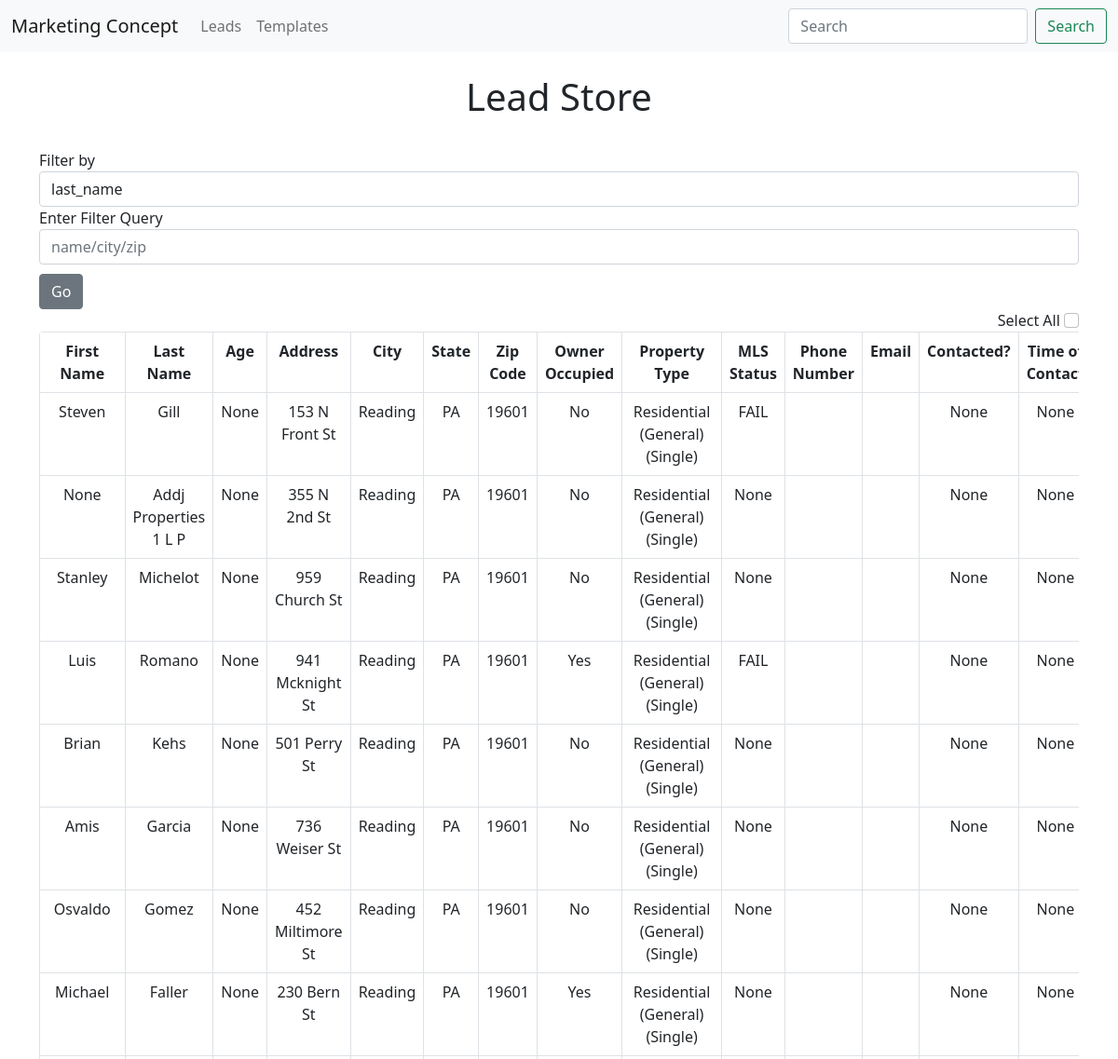
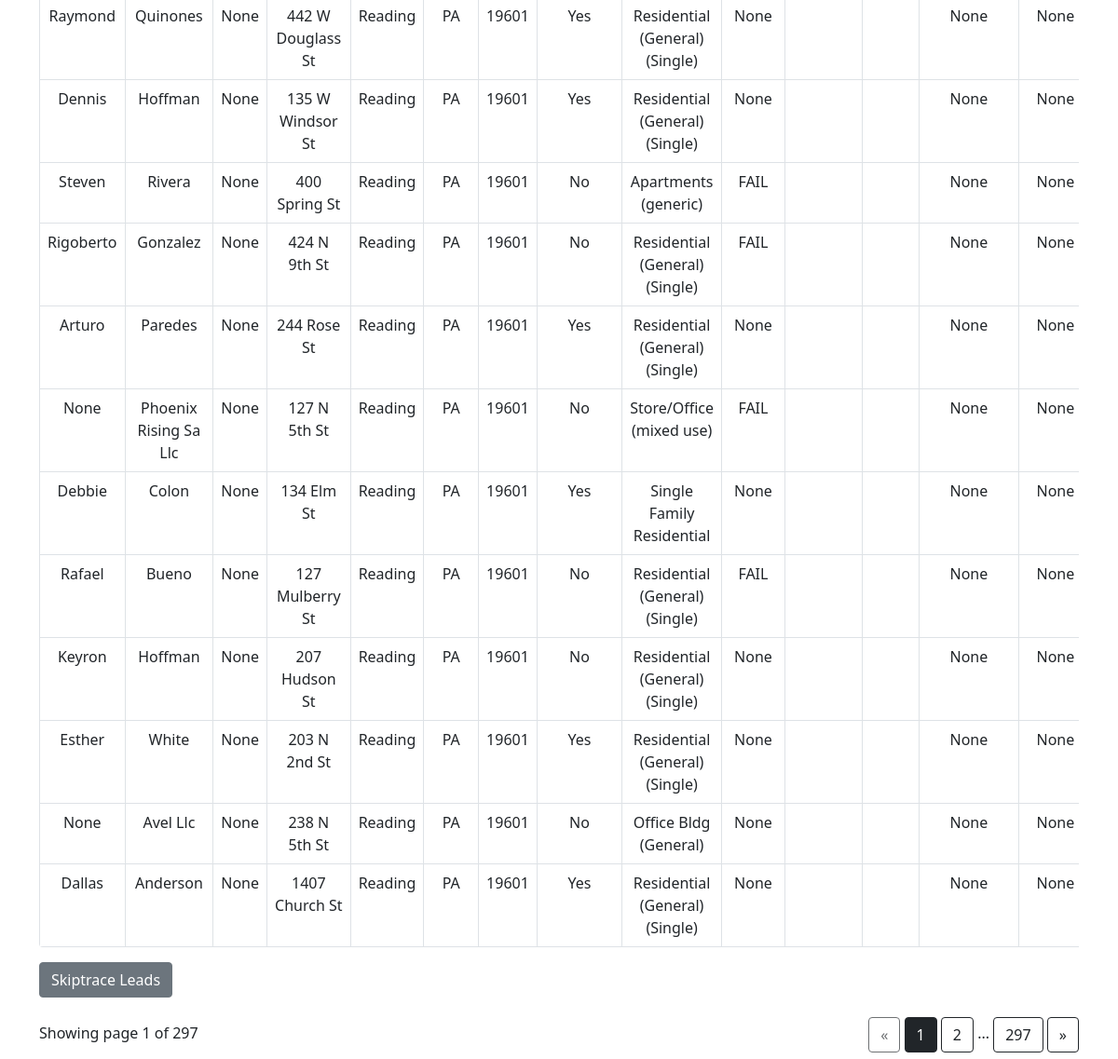
Page /leads on the committed database (2 pictures, top to bottom).
### app.py (models this page shows, shortened)
class Lead(db.Model):
    id = db.Column(db.Integer, primary_key=True)
    first_name = db.Column(db.String(200), nullable=False)
    last_name = db.Column(db.String(200), nullable=False)
    age = db.Column(db.Integer, default=0) #just added
    address = db.Column(db.String(200), nullable=False)
    city = db.Column(db.String(200), nullable=False)
    state = db.Column(db.String(200), nullable=False)
    zip = db.Column(db.String(200), nullable=False)
    owner_occupied = db.Column(db.String, nullable=False)
    property_type = db.Column(db.String, nullable=False)
    mls_status = db.Column(db.String, nullable=False)
    mobile_phones = db.relationship('Phone_Number', backref='lead')
    emails = db.relationship('Email', backref='lead')
    contacted = db.Column(db.Integer, default=0)
    contact_time = db.Column(db.DateTime)
    template_sent = db.Column(db.String(200), nullable=False)
    response = db.Column(db.String(200))
    motivation_level = db.Column(db.String(200), nullable=False)

### app.py (the view)
@app.route('/leads', methods=['POST', 'GET'])
def leads():
    if request.method == 'POST':
        selected = request.form.getlist('select')
        print(selected)
    page = request.args.get('page', 1, type=int)
    leads = db.session.query(Lead).paginate(page=page, per_page=ROWS_PER_PAGE)
    return render_template('leads.html', leads=leads)

### templates/leads.html (shortened to what this page needs)
{% extends 'base.html' %}
{% block body %}
<br><h1 style="text-align:center">Lead Store</h1><br>
<form class="form-inline" method="POST" action="{{ url_for('updated_filter') }}">
    <div class="form-group">
        <label for="exampleFormControlInput1">Filter by </label>
        <div class="input-group">
                <select name="comp_select" class="selectpicker form-control">
                    <option>last_name</option>
                </select>
        </div>
        <div class="form-group">
            <label for="exampleFormControlInput1">Enter Filter Query</label>
            <input name="info" class="form-control" id="exampleFormControlInput1" placeholder="name/city/zip">
        </div>
        <button type="submit" class="btn btn-secondary" style="margin-top: 10px;">Go</button>
    </div>
</form>
<span style="float: right;">Select All  <input class="form-check-input" type="checkbox"  id='updateme' onClick="toggle(this)"/></span><br/>
<div class="table-responsive">
    <form action="" method='POST'>
        <table class="table table-bordered" style="border-radius: 4px; overflow: hidden;">
            <tr>
                <th>First Name</th>
                <th>Last Name</th>
                <th>Age</th>
                <th>Address</th>
                <th>City</th>
                <th>State</th>
                <th>Zip Code</th>
                <th>Owner Occupied</th>
                <th>Property Type</th>
                <th>MLS Status</th>
                <th>Phone Number</th>
                <th>Email</th>
                <th>Contacted?</th>
                <th>Time of Contact</th>
            </tr>
            {%  for lead in leads.items %}
            <tr>
                <td>{{lead.first_name}}</td>
                <td>{{lead.last_name}}</td>
                <td>{{lead.age}}</td>
                <td>{{lead.address}}</td>
                <td>{{lead.city}}</td>
                <td>{{lead.state}}</td>
                <td>{{lead.zip}}</td>
                <td>{{lead.owner_occupied}}</td>
                <td>{{lead.property_type}}</td>
                <td>{{lead.mls_status}}</td>
                <td>
                </td>
                <td>
                </td>
                <td>{{lead.contacted}}</td>
                <td>{{lead.contact_time}}</td>
            </tr>
            {% endfor %}
        </table>
        <button type='submit' class="btn btn-secondary" style="margin-bottom: 10px;">Skiptrace Leads</button>
    </form>
</div>
<div class="text-right" style="float: right; margin-top: 11px;">
    <a href="{{ url_for('leads', page=leads.prev_num) }}"
       class="btn btn-outline-dark
       {% if leads.page == 1 %}disabled{% endif %}">
        &laquo;
    </a>
    {% for page_num in leads.iter_pages(left_edge=1, right_edge=1, left_current=1, right_current=2) %}
{% if page_num %}
            {% if leads.page == page_num %}
            <a href="{{ url_for('leads', page=page_num) }}"
               class="btn btn-dark">
                {{ page_num }}
            </a>
            {% else %}
            <a href="{{ url_for('leads', page=page_num) }}"
               class="btn btn-outline-dark">
                {{ page_num }}
            </a>
            {% endif %}
        {% else %}
            ...
        {% endif %}
    {% endfor %}
    <a href="{{ url_for('leads', page=leads.next_num) }}"
       class="btn btn-outline-dark
       {% if leads.page == leads.pages %}disabled{% endif %}">
        &raquo;
    </a>
</div>
<p class="text-right mt-3">
   Showing page {{ leads.page }} of {{ leads.pages }}
</p>
{% endblock %}

### templates/base.html (shortened to what this page needs)
<!DOCTYPE html>
<html lang="en">
<head>
    <link rel="stylesheet" href="{{ url_for('static', filename='css/main.css')}}">
    <link href="https://cdn.jsdelivr.net/npm/bootstrap@5.0.2/dist/css/bootstrap.min.css" rel="stylesheet">
</head>
<body>
    {% include 'navbar.html' %}
    <div class="container">
        {% block body %}{%  endblock %}
    </div>
</body>
</html>

### templates/navbar.html (shortened to what this page needs)
<nav class="navbar navbar-expand-lg navbar-light bg-light">
    <div class="container-fluid">
      <a class="navbar-brand" href="{{ url_for('index') }}">Marketing Concept</a>
      <div class="collapse navbar-collapse" id="navbarSupportedContent">
        <ul class="navbar-nav me-auto mb-2 mb-lg-0">
          <li class="nav-item">
            <a class="nav-link" href="{{ url_for('leads') }}">Leads</a>
          </li>
          <li class="nav-item">
            <a class="nav-link" href="{{ url_for('templates') }}">Templates</a>
          </li>
        </ul>
        <form class="d-flex">
          <input class="form-control me-2" type="search" placeholder="Search" aria-label="Search">
          <button class="btn btn-outline-success" type="submit">Search</button>
        </form>
      </div>
    </div>
  </nav>

### static/css/main.css (style rules this page uses)
table, th, td { text-align: center; }

### rows in the picture
Lead: first_name "Steven", last_name "Gill", age "None", address "153 N Front St", city "Reading", state "PA", zip "19601", owner_occupied "No", property_type "Residential (General) (Single)", mls_status "FAIL", contacted "None", contact_time "None"
Lead: first_name "None", last_name "Addj Properties 1 L P", age "None", address "355 N 2nd St", city "Reading", state "PA", zip "19601", owner_occupied "No", property_type "Residential (General) (Single)", mls_status "None", contacted "None", contact_time "None"
Lead: first_name "Stanley", last_name "Michelot", age "None", address "959 Church St", city "Reading", state "PA", zip "19601", owner_occupied "No", property_type "Residential (General) (Single)", mls_status "None", contacted "None", contact_time "None"
Lead: first_name "Luis", last_name "Romano", age "None", address "941 Mcknight St", city "Reading", state "PA", zip "19601", owner_occupied "Yes", property_type "Residential (General) (Single)", mls_status "FAIL", contacted "None", contact_time "None"
Lead: first_name "Brian", last_name "Kehs", age "None", address "501 Perry St", city "Reading", state "PA", zip "19601", owner_occupied "No", property_type "Residential (General) (Single)", mls_status "None", contacted "None", contact_time "None"
Lead: first_name "Amis", last_name "Garcia", age "None", address "736 Weiser St", city "Reading", state "PA", zip "19601", owner_occupied "No", property_type "Residential (General) (Single)", mls_status "None", contacted "None", contact_time "None"
Lead: first_name "Osvaldo", last_name "Gomez", age "None", address "452 Miltimore St", city "Reading", state "PA", zip "19601", owner_occupied "No", property_type "Residential (General) (Single)", mls_status "None", contacted "None", contact_time "None"
Lead: first_name "Michael", last_name "Faller", age "None", address "230 Bern St", city "Reading", state "PA", zip "19601", owner_occupied "Yes", property_type "Residential (General) (Single)", mls_status "None", contacted "None", contact_time "None"
Lead: first_name "Raymond", last_name "Quinones", age "None", address "442 W Douglass St", city "Reading", state "PA", zip "19601", owner_occupied "Yes", property_type "Residential (General) (Single)", mls_status "None", contacted "None", contact_time "None"
Lead: first_name "Dennis", last_name "Hoffman", age "None", address "135 W Windsor St", city "Reading", state "PA", zip "19601", owner_occupied "Yes", property_type "Residential (General) (Single)", mls_status "None", contacted "None", contact_time "None"
Lead: first_name "Steven", last_name "Rivera", age "None", address "400 Spring St", city "Reading", state "PA", zip "19601", owner_occupied "No", property_type "Apartments (generic)", mls_status "FAIL", contacted "None", contact_time "None"
Lead: first_name "Rigoberto", last_name "Gonzalez", age "None", address "424 N 9th St", city "Reading", state "PA", zip "19601", owner_occupied "No", property_type "Residential (General) (Single)", mls_status "FAIL", contacted "None", contact_time "None"
Lead: first_name "Arturo", last_name "Paredes", age "None", address "244 Rose St", city "Reading", state "PA", zip "19601", owner_occupied "Yes", property_type "Residential (General) (Single)", mls_status "None", contacted "None", contact_time "None"
Lead: first_name "None", last_name "Phoenix Rising Sa Llc", age "None", address "127 N 5th St", city "Reading", state "PA", zip "19601", owner_occupied "No", property_type "Store/Office (mixed use)", mls_status "FAIL", contacted "None", contact_time "None"
Lead: first_name "Debbie", last_name "Colon", age "None", address "134 Elm St", city "Reading", state "PA", zip "19601", owner_occupied "Yes", property_type "Single Family Residential", mls_status "None", contacted "None", contact_time "None"
Lead: first_name "Rafael", last_name "Bueno", age "None", address "127 Mulberry St", city "Reading", state "PA", zip "19601", owner_occupied "No", property_type "Residential (General) (Single)", mls_status "FAIL", contacted "None", contact_time "None"
Lead: first_name "Keyron", last_name "Hoffman", age "None", address "207 Hudson St", city "Reading", state "PA", zip "19601", owner_occupied "No", property_type "Residential (General) (Single)", mls_status "None", contacted "None", contact_time "None"
Lead: first_name "Esther", last_name "White", age "None", address "203 N 2nd St", city "Reading", state "PA", zip "19601", owner_occupied "Yes", property_type "Residential (General) (Single)", mls_status "None", contacted "None", contact_time "None"
Lead: first_name "None", last_name "Avel Llc", age "None", address "238 N 5th St", city "Reading", state "PA", zip "19601", owner_occupied "No", property_type "Office Bldg (General)", mls_status "None", contacted "None", contact_time "None"
Lead: first_name "Dallas", last_name "Anderson", age "None", address "1407 Church St", city "Reading", state "PA", zip "19601", owner_occupied "Yes", property_type "Residential (General) (Single)", mls_status "None", contacted "None", contact_time "None"

### other values in the picture
{{ page_num }} "1"
{{ page_num }} "2" "297"
{{ leads.page }} "1"
{{ leads.pages }} "297"
